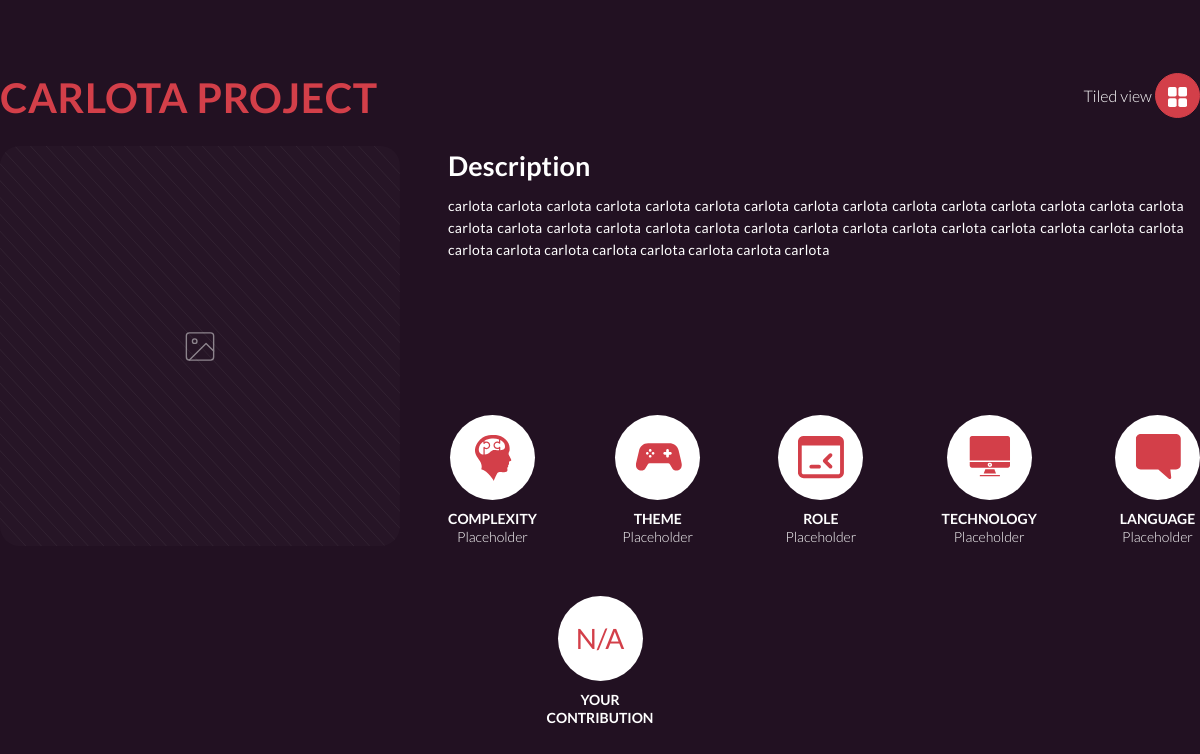
The app's page /project/3/ (signed in) with its own data.
### matchcore/models.py (models this page shows, shortened)
class Project(models.Model):
    STATE = [
        ('O', 'Ongoing'),
        ('A', 'Archived'),
    ]
    title = models.CharField(max_length=50)
    small_description = models.CharField(max_length=100)
    big_description = models.CharField(max_length=1000)
    img = models.ImageField(upload_to='images/projects', default='')
    state = models.CharField(max_length=1, choices=STATE)
    tags = models.ManyToManyField(ProjectTag)
    participants = models.ManyToManyField(Person, through='ProjectParticipation')

### matchcore/views.py (the view)
# urls.py: path('project/<int:project_id>/', views.project_page),
def project_page(request, project_id):
    if request.user.is_authenticated:
        is_participant = False
        is_owner = False
        request_sent = False
        current_project = Project.objects.get(id=project_id)
        user = request.user
        project_participation = user.person.project_participations.filter(project__id=project_id).first()
        notif = Notification.objects.filter(sender=user.person, project=current_project, type="JR").first()
        if project_participation is not None:
            is_participant = True
            if project_participation.owner:
                is_owner = True
            pass
        elif notif is not None:
            request_sent = True
        context = {
            'current_project': current_project,
            'request_sent': request_sent,
            'is_owner': is_owner,
            'is_participant': is_participant,
        }
        return render(request, 'matchcore/project_page.html', context)
    else:
        return redirect(login_page)

### matchcore/templates/matchcore/project_page.html
{% extends "matchcore/layout_empty.html" %}
{% load static %}
{% block main %}
<div class="container project-view">
	<div class="h-100 d-flex flex-column justify-content-center">
		<div class="row mb-3">
			<div class="col px-0">
				<h1>{{current_project.title}}</h1>
			</div>
			<div class="col text-right px-0">
				<span class="align-middle tiled-button-text">Tiled view</span>
				<button class="tiled-button btn btn-primary">
					<img src="{% static 'matchcore/images/tiled.svg' %}">
				</button>
			</div>
		</div>
		<div class="row">
			<div class="col-4 mr-4 embed-responsive embed-responsive-1by1">
				<img class="project-picture embed-responsive-item" src="{% static 'matchcore/images/projects/placeholder_ppage.svg' %}">
			</div>
			<div class="col project-info ml-4">
				<div class="row"><h2>Description</h2></div>
				<div class="row project-long-desc pr-3 mb-5 scrollable">
					<p>{{current_project.big_description}}</p>
				</div>
				<div class="row project-tags">
					<div class="tags-item">
						<div class="tags-circle"><img src="{% static 'matchcore/images/projects/tag-complexity.svg' %}"></div>
						<div class="tags-desc"><span class="tags-name">Complexity</span>Placeholder</div>
					</div>
					<div class="tags-item">
						<div class="tags-circle"><img src="{% static 'matchcore/images/projects/tag-theme.svg' %}"></div>
						<div class="tags-desc"><span class="tags-name">Theme</span>Placeholder</div>
					</div>
					<div class="tags-item">
						<div class="tags-circle"><img src="{% static 'matchcore/images/projects/tag-role.svg' %}"></div>
						<div class="tags-desc"><span class="tags-name">Role</span>Placeholder</div>
					</div>
					<div class="tags-item">
						<div class="tags-circle"><img src="{% static 'matchcore/images/projects/tag-technology.svg' %}"></div>
						<div class="tags-desc"><span class="tags-name">Technology</span>Placeholder</div>
					</div>
					<div class="tags-item">
						<div class="tags-circle"><img src="{% static 'matchcore/images/projects/tag-language.svg' %}"></div>
						<div class="tags-desc"><span class="tags-name">Language</span>Placeholder</div>
					</div>
				</div>
			</div>
		</div>
		<div class="row project-score">
			<div class="score-item">
				<div class="score-circle">N/A</div>
				<div class="score-desc">Your contribution</div>
			</div>
		</div>
	</div>
</div>
{% endblock %}

### records on screen
Project: title "CARLOTA PROJECT", big_description "carlota carlota carlota carlota carlota carlota carlota carlota carlota carlota carlota carlota carlota carlota carlota carlota carlota carlota carlota carlota carlota carlota carlota carlota carlota carlota carlota carlota carlota carlota carlota carlota carlota carlota carlota carlota carlota carlota"
